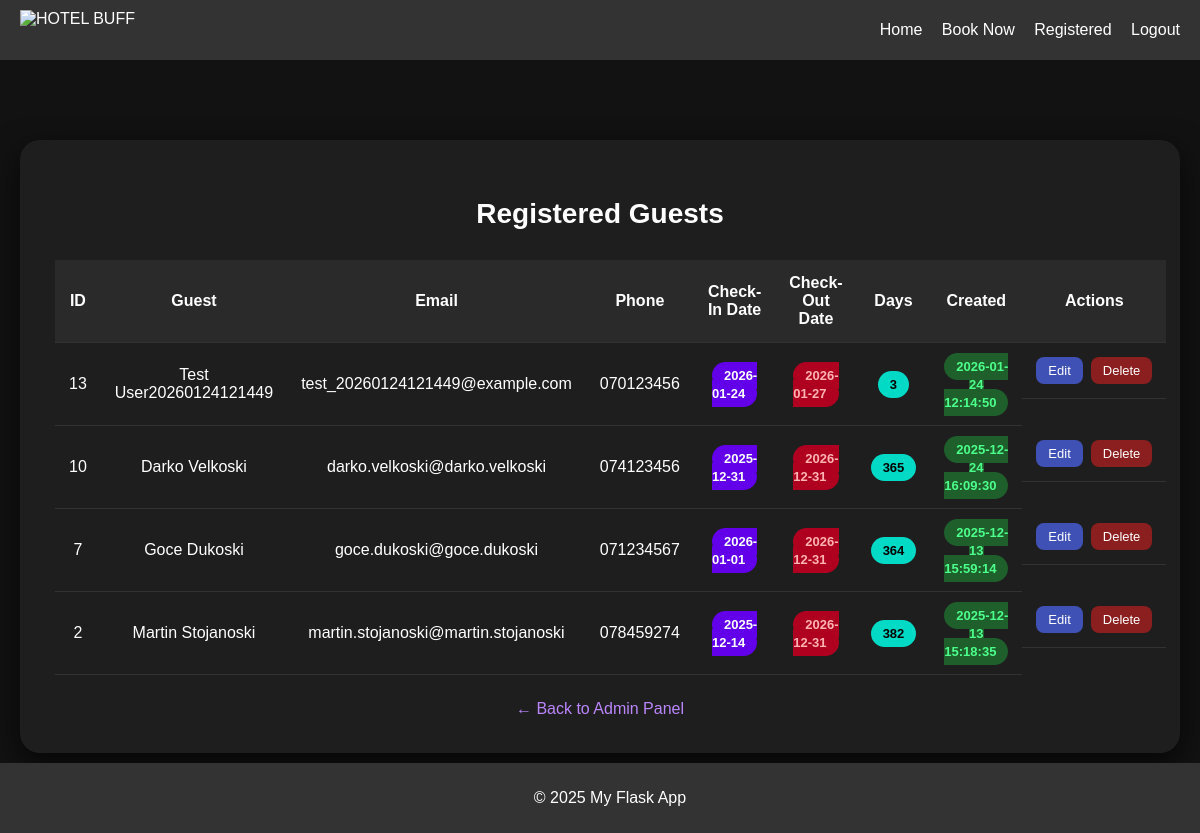
/admin/bookings (signed in), run on an earlier commit of the app's database.
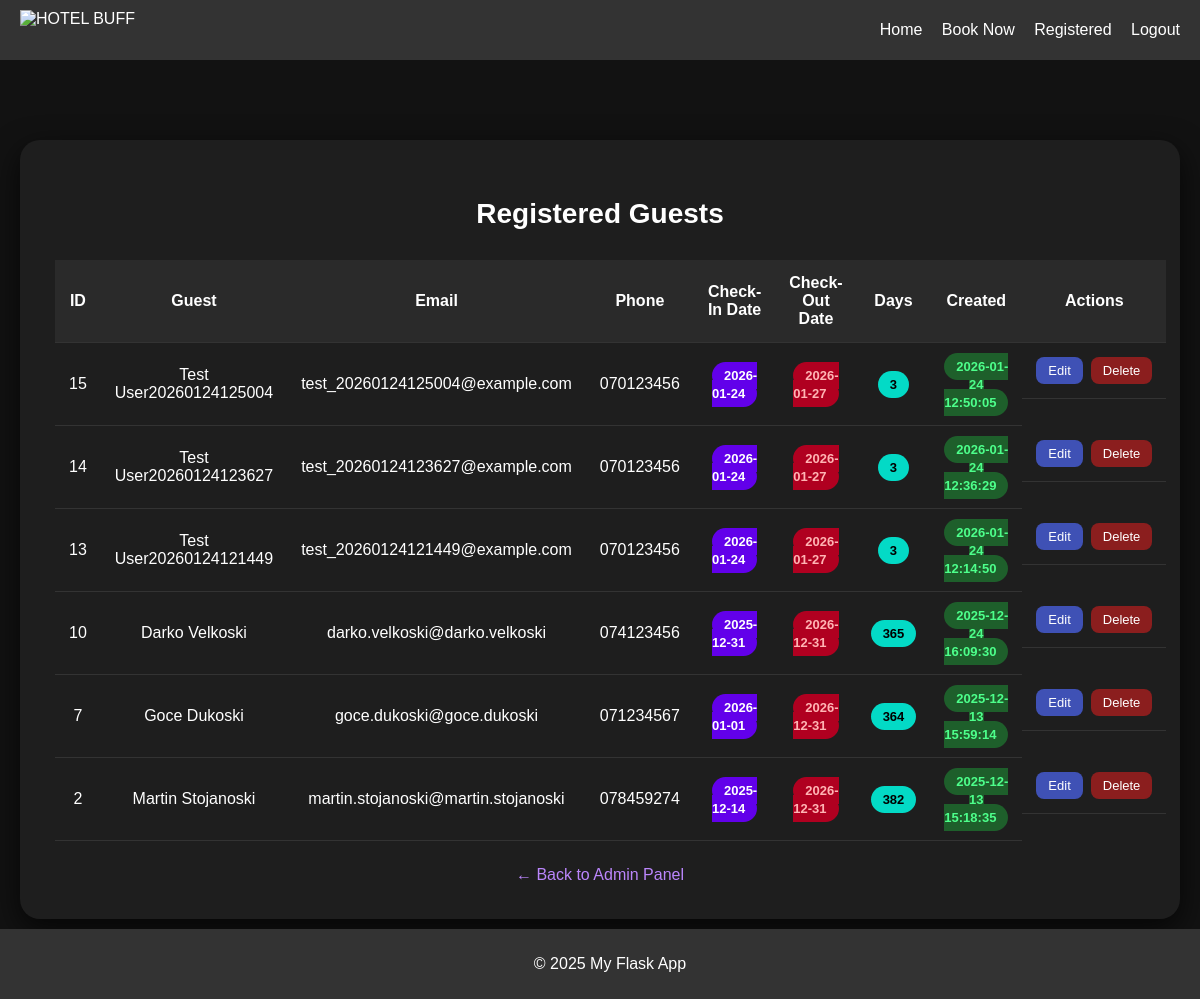
And on a later commit of the database.
### tables this page shows
CREATE TABLE bookings (
            id INTEGER PRIMARY KEY AUTOINCREMENT,
            first_name TEXT NOT NULL,
            last_name TEXT NOT NULL,
            email TEXT NOT NULL,
            phone TEXT NOT NULL,
            checkin_date TEXT NOT NULL,
            checkout_date TEXT NOT NULL,
            created_at TEXT NOT NULL
        );

### app.py (the view)
@app.route("/admin/bookings")
def admin_bookings():
    if "user" not in session or session["user"] != admin_user:
        return redirect(url_for("login"))
    conn = get_db_connection()
    rows = conn.execute(
        "SELECT * FROM bookings ORDER BY created_at DESC"
    ).fetchall()
    conn.close()
    bookings = []
    for b in rows:
        checkin = datetime.strptime(b["checkin_date"], "%Y-%m-%d")
        checkout = datetime.strptime(b["checkout_date"], "%Y-%m-%d")
        stay_days = (checkout - checkin).days
        bookings.append({
            **dict(b),
            "stay_days": stay_days
        })
    return render_template("admin_bookings.html", bookings=bookings)

### database.py (called while the page is built)
def get_db_connection():
    conn = sqlite3.connect(DB_NAME, timeout=10, check_same_thread=False)
    conn.row_factory = sqlite3.Row
    return conn

### templates/admin_bookings.html (shortened to what this page needs)
{% extends "base.html" %}
{% block content %}
<div class="admin-container">
    <h2>Registered Guests</h2>
    {% if bookings %}
    <table>
        <thead>
    <tr>
        <th>ID</th>
        <th>Guest</th>
        <th>Email</th>
        <th>Phone</th>
        <th>Check-In Date</th>
        <th>Check-Out Date</th>
        <th>Days</th>
        <th>Created</th>
        <th>Actions</th>
    </tr>
</thead>
<tbody>
    {% for b in bookings %}
    <tr>
        <td>{{ b.id }}</td>
        <td>{{ b.first_name }} {{ b.last_name }}</td>
        <td>{{ b.email }}</td>
        <td>{{ b.phone }}</td>
        <td>
            <span class="badge badge-checkin">
                {{ b.checkin_date }}
            </span>
        </td>
        <td>
            <span class="badge badge-checkout">
                {{ b.checkout_date }}
            </span>
        </td>
<td>
    <span class="badge" style="background:#03dac6; color:#000;">
        {{ b.stay_days }}
    </span>
</td>
        <td>
            <span class="badge badge-created">
                {{ b.created_at }}
            </span>
        </td>
        <td style="display:flex; gap:8px; justify-content:center;">
    <a href="{{ url_for('edit_booking', booking_id=b.id) }}"
       style="
        background:#3f51b5;
        color:white;
        padding:6px 12px;
        border-radius:8px;
        font-size:13px;
        text-decoration:none;
       ">
        Edit
    </a>
    <form method="POST"
          action="{{ url_for('delete_booking', booking_id=b.id) }}"
          onsubmit="return confirm('Are you sure you want to delete this booking?');">
        <button type="submit" class="delete-btn">Delete</button>
    </form>
</td>
    </tr>
    {% endfor %}
</tbody>
    </table>
    {% else %}
        <p style="text-align:center;">No registered guests yet.</p>
    {% endif %}
    <div class="back-link">
        <a href="{{ url_for('booking') }}">← Back to Admin Panel</a>
    </div>
</div>
{% endblock %}

### templates/base.html (shortened to what this page needs)
<!DOCTYPE html>
<html lang="en">
<head>
    <link rel="stylesheet" href="{{ url_for('static', filename='css/style.css') }}">
</head>
<body>
    <header>
        <img src="{{ url_for('static', filename='images/logo.png') }}" alt="HOTEL BUFF" class="logo">
       <nav>
    <a href="{{ url_for('home') }}">Home</a>
    {% if 'user' in session %}
        <a href="{{ url_for('booking') }}">Book Now</a>
        {% if session['user'] == 'admin' %}
            <a href="{{ url_for('admin_bookings') }}">Registered</a>
        {% endif %}
        <a href="{{ url_for('logout') }}">Logout</a>
    {% else %}
        <a href="{{ url_for('images') }}">Images</a>
        <a href="{{ url_for('login') }}">Login</a>
        <a href="{{ url_for('register') }}">Register</a>
        <a href="{{ url_for('contact') }}">Contact</a>
    {% endif %}
</nav>
    </header>
    <main>
        {% block content %}{% endblock %}
    </main>
    <footer>
        <p>© 2025 My Flask App</p>
    </footer>
</body>
</html>

### static/css/style.css (style rules this page uses)
body { font-family: Arial, sans-serif; margin: 0; padding: 0; background-color: #f5f5f5; }
header { background-color: #333; color: #fff; padding: 10px 20px; display: flex; align-items: center; justify-content: space-between; }
header .logo { height: 40px; }
header nav a { color: #fff; margin-left: 15px; text-decoration: none; }
main { padding: 20px; }
footer { background-color: #333; color: #fff; text-align: center; padding: 10px; position: fixed; bottom: 0; width: 100%; }

### templates/admin_bookings.html (style rules this page uses)
.delete-btn { background-color: #8b1e1e; border: none; color: #fff; padding: 6px 12px; border-radius: 8px; cursor: pointer; font-size: 13px; transition: 0.3s; }
body { background-color: #121212; color: #ffffff; font-family: Arial, sans-serif; }
.admin-container { max-width: 1100px; margin: 60px auto; background-color: #1e1e1e; padding: 35px; border-radius: 20px; box-shadow: 0 10px 30px rgba(0,0,0,0.7); }
h2 { text-align: center; margin-bottom: 30px; font-size: 28px; }
table { width: 100%; border-collapse: collapse; }
thead { background-color: #2a2a2a; }
th, td { padding: 14px; text-align: center; border-bottom: 1px solid #333; }
.badge { padding: 6px 12px; border-radius: 20px; font-size: 13px; font-weight: bold; }
.badge-checkin { background-color: #6200ea; }
.badge-checkout { background-color: #b00020; color: #ffb4b4; }
.badge-created { background-color: #1e5f2b; color: #4dff8b; }
.back-link { margin-top: 25px; text-align: center; }
.back-link a { color: #bb86fc; text-decoration: none; }

What changed in the data, as far as the page shows it:
added bookings: id "15", first_name "Test", last_name "User20260124125004", email "test_20260124125004@example.com", phone "070123456", checkin_date "2026-01-24", checkout_date "2026-01-27", stay_days "3", created_at "2026-01-24 12:50:05"
added bookings: id "14", first_name "Test", last_name "User20260124123627", email "test_20260124123627@example.com", phone "070123456", checkin_date "2026-01-24", checkout_date "2026-01-27", stay_days "3", created_at "2026-01-24 12:36:29"
